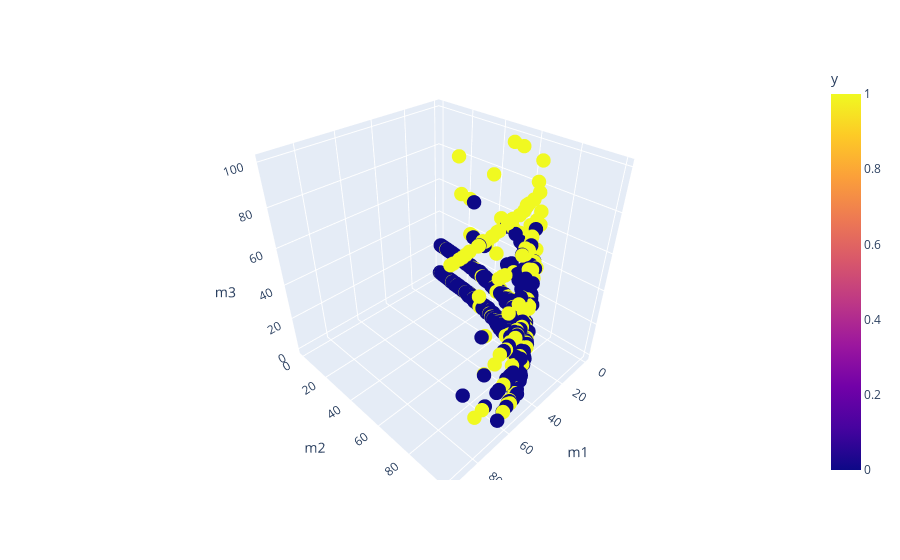

The notebook cell this image was saved under:
### Code cell
fig = px.scatter_3d(df_previsoes, x='m1', y='m2', z='m3', color="y")
fig.update_traces(marker=dict(size=5))
fig.show()

### Figure 1 — Plotly figure (JSON) as saved in the notebook; plotly's stock layout.template omitted (floating-point values rounded to 4 significant figures; data arrays with more than 128 entries replaced by an {"elided": "..."} marker saying what was removed)
{"data": [{"hovertemplate": "m1=%{x}<br>m2=%{y}<br>m3=%{z}<br>y=%{marker.color}<extra></extra>", "legendgroup": "", "marker": {"color": {"elided": "2500 int values"}, "coloraxis": "coloraxis", "size": 5, "symbol": "circle"}, "mode": "markers", "name": "", "scene": "scene", "showlegend": false, "type": "scatter3d", "x": {"elided": "2500 float values"}, "y": {"elided": "2500 float values"}, "z": {"elided": "2500 int values"}}], "layout": {"coloraxis": {"colorbar": {"title": {"text": "y"}}, "colorscale": [[0, "#0d0887"], [0.1111, "#46039f"], [0.2222, "#7201a8"], [0.3333, "#9c179e"], [0.4444, "#bd3786"], [0.5556, "#d8576b"], [0.6667, "#ed7953"], [0.7778, "#fb9f3a"], [0.8889, "#fdca26"], [1, "#f0f921"]]}, "legend": {"tracegroupgap": 0}, "margin": {"t": 60}, "scene": {"domain": {"x": [0, 1], "y": [0, 1]}, "xaxis": {"title": {"text": "m1"}}, "yaxis": {"title": {"text": "m2"}}, "zaxis": {"title": {"text": "m3"}}}}}
